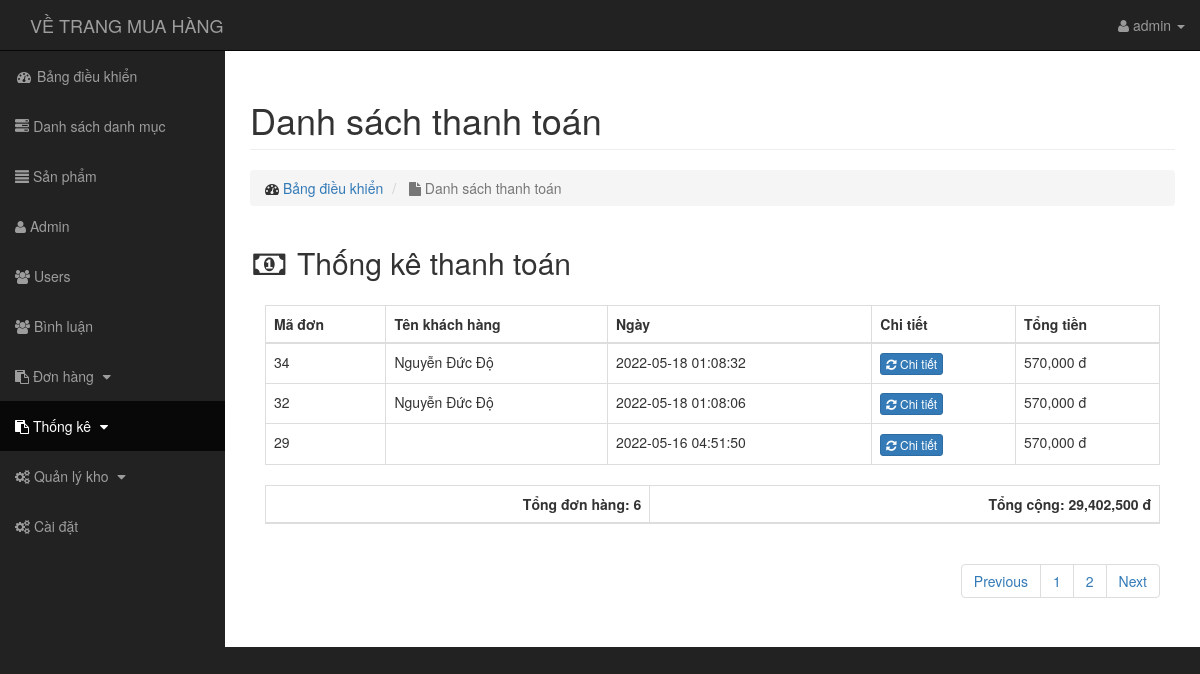
Page /admin/thongke/index.php (signed in) on the committed database.
### tables this page shows
CREATE TABLE `transaction` (
  `id` int(11) NOT NULL,
  `amount` varchar(255) NOT NULL,
  `bank_code` varchar(50) NOT NULL,
  `users_id` int(11) NOT NULL,
  `ten` varchar(50) NOT NULL,
  `sdt` varchar(10) NOT NULL,
  `email` varchar(50) NOT NULL,
  `diachi` varchar(255) NOT NULL,
  `status` tinyint(4) NOT NULL DEFAULT '0',
  `note` text NOT NULL,
  `huy` int(11) NOT NULL DEFAULT '0',
  `done` int(11) NOT NULL DEFAULT '0',
  `tructuyen` int(11) DEFAULT '0',
  `create_at` timestamp NOT NULL DEFAULT CURRENT_TIMESTAMP,
  `update_at` timestamp NOT NULL DEFAULT CURRENT_TIMESTAMP ON UPDATE CURRENT_TIMESTAMP
);

CREATE TABLE `users` (
  `id` int(11) NOT NULL,
  `name` varchar(255) NOT NULL,
  `account` varchar(255) NOT NULL,
  `email` varchar(255) NOT NULL,
  `phone` varchar(10) NOT NULL,
  `address` varchar(255) NOT NULL,
  `level` int(255) NOT NULL DEFAULT '0',
  `password` varchar(255) NOT NULL,
  `avatar` varchar(255) NOT NULL,
  `status` tinyint(4) NOT NULL DEFAULT '1',
  `token` varchar(50) NOT NULL,
  `create_at` timestamp NOT NULL DEFAULT CURRENT_TIMESTAMP,
  `update_at` timestamp NOT NULL DEFAULT CURRENT_TIMESTAMP ON UPDATE CURRENT_TIMESTAMP
);

### admin/autoload/dtbase.php (called while the page is built, shortened)
<?php
    class Database
    {
        public $link;
        public function __construct()
        {
            $this->link = mysqli_connect("localhost","root","","banhang") or die ();
            mysqli_set_charset($this->link,"utf8");
        }
        public function fetchsql( $sql )
        {
            $result = mysqli_query($this->link,$sql) or die("Lỗi  truy vấn sql " .mysqli_error($this->link));
            $data = [];
            if( $result)
            {
                while ($num = mysqli_fetch_assoc($result))
                {
                    $data[] = $num;
                }
            }
            return $data;
        }
        public function fetchID($table , $id )
        {
            $sql = "SELECT * FROM {$table} WHERE id = $id ";
            $result = mysqli_query($this->link,$sql) or die("Lỗi  truy vấn fetchID " .mysqli_error($this->link));
            return mysqli_fetch_assoc($result);
        }
         public function fetchAll($table)
        {
            $sql = "SELECT * FROM {$table} WHERE 1" ;
            $result = mysqli_query($this->link,$sql) or die("Lỗi Truy Vấn fetchAll " .mysqli_error($this->link));
            $data = [];
            if( $result)
            {
                while ($num = mysqli_fetch_assoc($result))
                {
                    $data[] = $num;
                }
            }
            return $data;
        }
        public  function fetchJones($table,$sql,$total = 1,$page,$row ,$pagi = true )
        {
            $data = [];
            if ($pagi == true )
            {
                $sotrang = ceil($total / $row);
                $start = ($page - 1 ) * $row ;
                $sql .= " LIMIT $start,$row ";
                $data = [ "page" => $sotrang];
                $result = mysqli_query($this->link,$sql) or die("Lỗi truy vấn fetchJone ---- " .mysqli_error($this->link));
            }
            else
            {
                $result = mysqli_query($this->link,$sql) or die("Lỗi truy vấn fetchJone ---- " .mysqli_error($this->link));
            }
            if( $result)
            {
                while ($num = mysqli_fetch_assoc($result))
                {
                    $data[] = $num;
                }
            }
            return $data;
        }
    }
?>

### admin/autoload/autoload.php (called while the page is built, shortened)
<?php
    include_once'dtbase.php';
    include_once'ftion.php';
        $db = new Database;
     ?>

### admin/autoload/ftion.php (called while the page is built, shortened)
<?php
    function formatprice($number)
    {
        $number = intval($number);
       return $number = number_format($number,0,'.',',')." đ";
    }
 ?>

### admin/thongke/index.php (the view, shortened to what this page needs)
<?php include_once'../autoload/autoload.php';
$admin = $db->fetchAll("transaction");
$sum = 0;
    if(isset($_GET['page']))
    {
        $p=$_GET['page'];
    }
    else{
        $p=1;
    }
    $sql = "SELECT * FROM transaction WHERE status = 1 ORDER BY id DESC";
    $sqli = "SELECT * FROM transaction WHERE  huy = 1 ORDER BY id DESC";
    $total = count($db->fetchsql($sql));
    $tinhtong = $db->fetchsql($sql);
    $stt = count($db->fetchsql($sqli));
    $transaction=$db->fetchJones('transaction',$sql,$total,$p,5,true);
       $don = $total - $stt;
    $sotrang = $transaction['page'];
    unset($transaction['page']);
    $path = $_SERVER['SCRIPT_NAME'];
?>
<?php include_once'../../layouts/header.php'?>
<div class="row">
    <div class="col-lg-12">
        <h1 class="page-header">
            Danh sách thanh toán
        </h1>
        <ol class="breadcrumb">
            <li>
                <i class="fa fa-dashboard"></i>  <a href="../index.php">Bảng điều khiển</a>
            </li>
            <li class="active">
                <i class="fa fa-file"></i> Danh sách thanh toán
            </li>
        </ol>
    </div>
</div>
<div class="row">
<div class="col-lg-12">
    <div>
        <div class="">
            <h2><i class="fa fa-money fa-fw"></i> Thống kê thanh toán</h2>
        </div>
        <div class="panel-body">
            <div class="table-responsive">
                <table class="table table-bordered table-hover">
                    <thead>
                        <tr>
                            <th>Mã đơn</th>
                            <th>Tên khách hàng</th>
                            <th>Ngày</th>
                            <th>Chi tiết</th>
                            <th>Tổng tiền</th>
                        </tr>
                    </thead>
                    <tbody>
                        <?php
                             foreach ($transaction as $row):?>
                        <?php if(($row['status']==1 && $row['huy']==0)) : ?>
                        <?php
                            $a = intval($row['users_id']);
                            $user =$db->fetchID("users",$a);
                             ?>
                        <tr>
                            <td><?php echo $row['id']; ?></td>
                            <td><?php echo $user['account'] ?></td>
                            <td><?php echo $row['update_at']  ?></td>
                            <td><a href="../transaction/dhdaxuly.php?id=<?php echo $row['id'] ?>" class="btn btn-xs btn-primary"><i class="fa fa-refresh" style="color: #fff;"></i> Chi tiết</a></td>
                            <td><?php echo formatprice($row['amount']) ?></td>
                        </tr>
                        <?php endif ?>
                        <?php endforeach ?>
                    </tbody>
                </table>
            </div>
            <table class="table table-bordered">
                <thead>
                    <tr >
                         <th style="text-align: right">Tổng đơn hàng:
                            <?php    echo $don ?>
                        </th>
                        <th style="text-align: right">Tổng cộng:
                            <?php foreach ($tinhtong as $value):?>
                            <?php $sum =$sum+ $value['amount']?>
                            <?php endforeach ?>
                            <?php echo formatprice($sum) ?>
                        </th>
                    </tr>
                </thead>
            </table>
            <div class="pull-right">
                <nav aria-label="page navigation">
                    <ul class="pagination">
                        <li class="page-item">
                            <a class="page-link" href="<?php echo $path ?>?page=<?php echo $p-1==0?1:$p-1 ?>" tabindex="-1">Previous</a>
                        </li>
                        <?php for ($i=1; $i <=$sotrang ; $i++):  ?>
                        <li class="<?php ($p==$i)?$active:'' ?>"><a class="" href="<?php echo $path ?>?page=<?php echo $i ?>"><?php echo $i ?></a></li>
                        <?php endfor ?>
                        <li class="page-item">
                            <a class="page-link" href="<?php echo $path ?>?page=<?php echo $p+1<$i?$p+1:$p ?>">Next</a>
                        </li>
                    </ul>
                </nav>
            </div>
        </div>
    </div>
</div>
</div>
<?php include_once'../../layouts/footer.php'?>

### public/admin/css/sb-admin.css (style rules this page uses)
body { margin-top: 100px; background-color: #222; }
@media (min-width:768px) { body { margin-top: 50px; } }

### rows in the picture
transaction: id "34", users.account "Nguyễn Đức Độ", update_at "2022-05-18 01:08:32", amount "570,000 đ"
transaction: id "32", users.account "Nguyễn Đức Độ", update_at "2022-05-18 01:08:06", amount "570,000 đ"
transaction: id "29", update_at "2022-05-16 04:51:50", amount "570,000 đ"

### other values in the picture
$_SESSION['admin_user'] "admin"
$don "6"
formatprice($sum) "29,402,500 đ"
